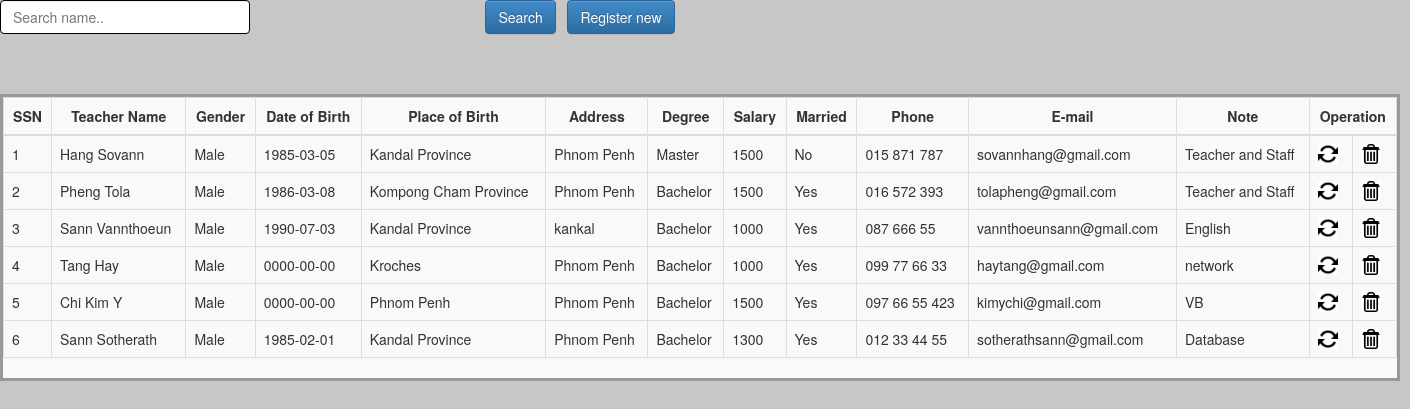
Page /view_teachers.php on the committed database.
### tables this page shows
CREATE TABLE IF NOT EXISTS `teacher_tbl` (
  `teacher_id` int(10) unsigned NOT NULL AUTO_INCREMENT,
  `f_name` varchar(30) NOT NULL,
  `l_name` varchar(30) NOT NULL,
  `gender` char(10) NOT NULL,
  `dob` date NOT NULL,
  `pob` varchar(100) NOT NULL,
  `address` varchar(100) NOT NULL,
  `degree` varchar(50) NOT NULL,
  `salary` float NOT NULL,
  `married` char(10) NOT NULL,
  `phone` varchar(50) NOT NULL,
  `email` varchar(50) NOT NULL,
  `note` varchar(100) NOT NULL,
  PRIMARY KEY (`teacher_id`)
);

### view_teachers.php (the view, shortened to what this page needs)
<?php
$servername = "localhost";
$username = "root";
$password = "";
$dbname = "assignment";
$conn = mysqli_connect($servername, $username, $password, $dbname);
?>
<!DOCTYPE html PUBLIC "-//W3C//DTD XHTML 1.0 Transitional//EN" "http://www.w3.org/TR/xhtml1/DTD/xhtml1-transitional.dtd">
<html xmlns="http://www.w3.org/1999/xhtml">
<head>
<link rel="stylesheet" type="text/css" href="bootstrap/css/bootstrap.css"/>
<link rel="stylesheet" type="text/css" href="bootstrap/css/bootstrap.min.css"/>
<link rel="stylesheet" type="text/css" href="bootstrap/css/bootstrap-theme.css"/>
<link rel="stylesheet" type="text/css" href="bootstrap/css/bootstrap-theme.min.css"/>
<link rel="stylesheet" type="text/css" href="css/style_view.css" />
</head>
<body>
    <div class="btn_pos">
        <form method="post">
            <input type="text" name="searchtxt" class="input_box_pos form-control" placeholder="Search name.." />
            <div class="btn_pos_search">
            <input type="submit" class="btn btn-primary btn-large" value="Search"/>&nbsp;&nbsp;
            <a href="?tag=teachers_entry"><input type="button" class="btn btn-large btn-primary" value="Register new" name="butAdd"/></a>
            </div>
        </form>
    </div><br><br>
<br />
<div class="table_margin">
<table class="table table-bordered">
        <thead>
            <tr>
            <th style="text-align: center;">SSN</th>
            <th style="text-align: center;">Teacher Name</th>
            <th style="text-align: center;">Gender</th>
            <th style="text-align: center;">Date of Birth</th>
            <th style="text-align: center;">Place of Birth</th>
            <th style="text-align: center;">Address</th>
            <th style="text-align: center;">Degree</th>
            <th style="text-align: center;">Salary</th>
            <th style="text-align: center;">Married</th>
            <th style="text-align: center;">Phone</th>
            <th style="text-align: center;">E-mail</th>
            <th style="text-align: center;">Note</th>
            <th style="text-align: center;" colspan="2">Operation</th>
        </tr>
        </thead>
         <?php
         $key="";
    if($key !="")
        $sql_sel=mysqli_query($conn,"SELECT * FROM teacher_tbl WHERE f_name  like '%$key%' or l_name like '%$key%'");
    else
        $sql_sel=mysqli_query($conn,"SELECT * FROM teacher_tbl");
    while($row=mysqli_fetch_array($sql_sel)){
    ?>
      <tr>
            <td><?php echo $row['teacher_id'];?></td>
            <td><?php echo $row['f_name']."    ".$row['l_name'];?></td>
            <td><?php echo $row['gender'];?></td>
            <td><?php echo $row['dob'];?></td>
            <td><?php echo $row['pob'];?></td>
            <td><?php echo $row['address'];?></td>
            <td><?php echo $row['degree'];?></td>
            <td><?php echo $row['salary'];?></td>
            <td><?php echo $row['married'];?></td>
            <td><?php echo $row['phone'];?></td>
            <td><?php echo $row['email'];?></td>
            <td><?php echo $row['note'];?></td>
            <td><a href="?tag=teachers_entry&opr=upd&rs_id=<?php echo $row['teacher_id'];?>" title="Upate"><img style="-webkit-box-shadow: 0px 0px 0px 0px rgba(50, 50, 50, 0.75);-moz-box-shadow:    0px 0px 0px 0px rgba(50, 50, 50, 0.75);box-shadow:         0px 0px 0px 0px rgba(50, 50, 50, 0.75);" src="picture/update.png" height="20" alt="Update" /></a></td>
            <td><a href="?tag=view_teachers&opr=del&rs_id=<?php echo $row['teacher_id'];?>" title="Delete"><img style="-webkit-box-shadow: 0px 0px 0px 0px rgba(50, 50, 50, 0.75);-moz-box-shadow:    0px 0px 0px 0px rgba(50, 50, 50, 0.75);box-shadow:         0px 0px 0px 0px rgba(50, 50, 50, 0.75);" src="picture/delete.jpg" height="20" alt="Delete" /></a></td>
        </tr>
    <?php
    }
    ?>
    </table>
</div>
</body>
</html>

### css/style_view.css (style rules this page uses)
body { background-color: #c7c7c7; }
.table_margin { background-color: #f9f9f9; }
.table_margin { width: 1400px; border: 3px solid #9d9898; }
.btn_pos { text-align: center; }
.input_box_pos { width: 250px; border: 1px solid black; float: left; }
.btn_pos { margin-right: 500px; }

### rows in the picture
teacher_tbl: teacher_id "1", f_name "Hang", l_name "Sovann", gender "Male", dob "1985-03-05", pob "Kandal Province", address "Phnom Penh", degree "Master", salary "1500", married "No", phone "015 871 787", email "sovannhang@gmail.com", note "Teacher and Staff"
teacher_tbl: teacher_id "2", f_name "Pheng", l_name "Tola", gender "Male", dob "1986-03-08", pob "Kompong Cham Province", address "Phnom Penh", degree "Bachelor", salary "1500", married "Yes", phone "016 572 393", email "tolapheng@gmail.com", note "Teacher and Staff"
teacher_tbl: teacher_id "3", f_name "Sann", l_name "Vannthoeun", gender "Male", dob "1990-07-03", pob "Kandal Province", address "kankal", degree "Bachelor", salary "1000", married "Yes", phone "087 666 55", email "vannthoeunsann@gmail.com", note "English"
teacher_tbl: teacher_id "4", f_name "Tang", l_name "Hay", gender "Male", dob "0000-00-00", pob "Kroches", address "Phnom Penh", degree "Bachelor", salary "1000", married "Yes", phone "099 77 66 33", email "haytang@gmail.com", note "network"
teacher_tbl: teacher_id "5", f_name "Chi", l_name "Kim Y", gender "Male", dob "0000-00-00", pob "Phnom Penh", address "Phnom Penh", degree "Bachelor", salary "1500", married "Yes", phone "097 66 55 423", email "kimychi@gmail.com", note "VB"
teacher_tbl: teacher_id "6", f_name "Sann", l_name "Sotherath", gender "Male", dob "1985-02-01", pob "Kandal Province", address "Phnom Penh", degree "Bachelor", salary "1300", married "Yes", phone "012 33 44 55", email "sotherathsann@gmail.com", note "Database"
